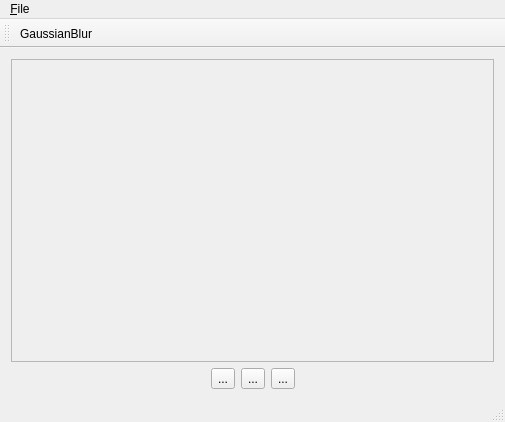
<?xml version="1.0" encoding="UTF-8"?>
<ui version="4.0">
 <class>ImageViewer</class>
 <widget class="QMainWindow" name="ImageViewer">
  <property name="geometry">
   <rect>
    <x>0</x>
    <y>0</y>
    <width>505</width>
    <height>422</height>
   </rect>
  </property>
  <property name="windowTitle">
   <string>ImageViewer</string>
  </property>
  <widget class="QWidget" name="centralWidget">
   <layout class="QVBoxLayout" name="verticalLayout_2">
    <item>
     <layout class="QVBoxLayout" name="verticalLayout">
      <item>
       <widget class="QScrollArea" name="scrollArea">
        <property name="enabled">
         <bool>true</bool>
        </property>
        <property name="widgetResizable">
         <bool>true</bool>
        </property>
        <widget class="QWidget" name="scrollAreaWidgetContents">
         <property name="geometry">
          <rect>
           <x>0</x>
           <y>0</y>
           <width>483</width>
           <height>309</height>
          </rect>
         </property>
         <widget class="QLabel" name="ImageLabel">
          <property name="geometry">
           <rect>
            <x>0</x>
            <y>0</y>
            <width>481</width>
            <height>311</height>
           </rect>
          </property>
          <property name="layoutDirection">
           <enum>Qt::LeftToRight</enum>
          </property>
          <property name="text">
           <string/>
          </property>
          <property name="textFormat">
           <enum>Qt::AutoText</enum>
          </property>
          <property name="scaledContents">
           <bool>false</bool>
          </property>
         </widget>
        </widget>
       </widget>
      </item>
      <item>
       <layout class="QHBoxLayout" name="horizontalLayout">
        <item>
         <spacer name="horizontalSpacer_2">
          <property name="orientation">
           <enum>Qt::Horizontal</enum>
          </property>
          <property name="sizeHint" stdset="0">
           <size>
            <width>40</width>
            <height>17</height>
           </size>
          </property>
         </spacer>
        </item>
        <item>
         <widget class="QToolButton" name="previousButton">
          <property name="text">
           <string>...</string>
          </property>
          <property name="iconSize">
           <size>
            <width>16</width>
            <height>16</height>
           </size>
          </property>
         </widget>
        </item>
        <item>
         <widget class="QToolButton" name="enterButton">
          <property name="text">
           <string>...</string>
          </property>
         </widget>
        </item>
        <item>
         <widget class="QToolButton" name="nextButton">
          <property name="text">
           <string>...</string>
          </property>
         </widget>
        </item>
        <item>
         <spacer name="horizontalSpacer">
          <property name="orientation">
           <enum>Qt::Horizontal</enum>
          </property>
          <property name="sizeHint" stdset="0">
           <size>
            <width>40</width>
            <height>17</height>
           </size>
          </property>
         </spacer>
        </item>
       </layout>
      </item>
     </layout>
    </item>
   </layout>
  </widget>
  <widget class="QMenuBar" name="menuBar">
   <property name="geometry">
    <rect>
     <x>0</x>
     <y>0</y>
     <width>505</width>
     <height>21</height>
    </rect>
   </property>
   <property name="autoFillBackground">
    <bool>false</bool>
   </property>
   <property name="defaultUp">
    <bool>false</bool>
   </property>
   <property name="nativeMenuBar">
    <bool>true</bool>
   </property>
   <widget class="QMenu" name="menu_File">
    <property name="title">
     <string>&amp;File</string>
    </property>
    <addaction name="openAct"/>
    <addaction name="exitAct"/>
   </widget>
   <addaction name="menu_File"/>
  </widget>
  <widget class="QToolBar" name="mainToolBar">
   <property name="enabled">
    <bool>true</bool>
   </property>
   <attribute name="toolBarArea">
    <enum>TopToolBarArea</enum>
   </attribute>
   <attribute name="toolBarBreak">
    <bool>false</bool>
   </attribute>
   <addaction name="GaussianBlurAct"/>
  </widget>
  <widget class="QStatusBar" name="statusBar"/>
  <action name="openAct">
   <property name="text">
    <string>&amp;Open File</string>
   </property>
   <property name="toolTip">
    <string>Open</string>
   </property>
   <property name="shortcut">
    <string>Ctrl+O</string>
   </property>
  </action>
  <action name="exitAct">
   <property name="text">
    <string>&amp;Exit</string>
   </property>
   <property name="shortcut">
    <string>Ctrl+Q</string>
   </property>
  </action>
  <action name="GaussianBlurAct">
   <property name="text">
    <string>GaussianBlur</string>
   </property>
  </action>
 </widget>
 <layoutdefault spacing="6" margin="11"/>
 <resources/>
 <connections/>
</ui>
